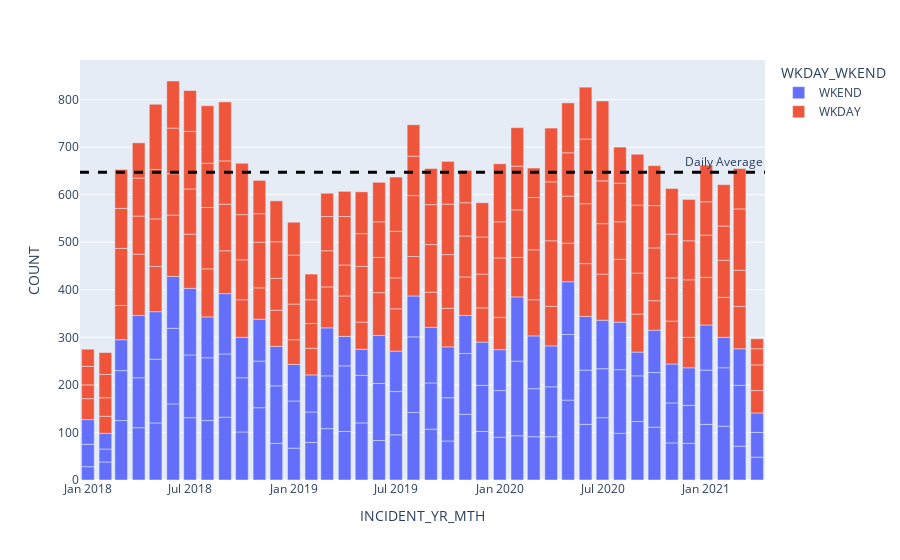

This figure's notebook cell:
### Markdown cell above
### Plotly - Dash

### Code cell
fig = px.bar(df_year_day, x="INCIDENT_YR_MTH", y="COUNT", color = 'WKDAY_WKEND')
fig.add_hline(y=daily_avg, line_width=3, line_dash="dash", line_color="black",
              annotation_text="Daily Average", 
              annotation_position="top right")
fig.show()

### Figure 1 — Plotly figure (JSON) as saved in the notebook; plotly's stock layout.template omitted (floating-point values rounded to 4 significant figures; data arrays with more than 128 entries replaced by an {"elided": "..."} marker saying what was removed)
{"data": [{"alignmentgroup": "True", "hovertemplate": "WKDAY_WKEND=WKEND<br>INCIDENT_YR_MTH=%{x}<br>COUNT=%{y}<extra></extra>", "legendgroup": "WKEND", "marker": {"color": "#636efa"}, "name": "WKEND", "offsetgroup": "WKEND", "orientation": "v", "showlegend": true, "textposition": "auto", "type": "bar", "x": ["2018-01", "2018-01", "2018-01", "2018-02", "2018-02", "2018-02", "2018-03", "2018-03", "2018-03", "2018-04", "2018-04", "2018-04", "2018-05", "2018-05", "2018-05", "2018-06", "2018-06", "2018-06", "2018-07", "2018-07", "2018-07", "2018-08", "2018-08", "2018-08", "2018-09", "2018-09", "2018-09", "2018-10", "2018-10", "2018-10", "2018-11", "2018-11", "2018-11", "2018-12", "2018-12", "2018-12", "2019-01", "2019-01", "2019-01", "2019-02", "2019-02", "2019-02", "2019-03", "2019-03", "2019-03", "2019-04", "2019-04", "2019-04", "2019-05", "2019-05", "2019-05", "2019-06", "2019-06", "2019-06", "2019-07", "2019-07", "2019-07", "2019-08", "2019-08", "2019-08", "2019-09", "2019-09", "2019-09", "2019-10", "2019-10", "2019-10", "2019-11", "2019-11", "2019-11", "2019-12", "2019-12", "2019-12", "2020-01", "2020-01", "2020-01", "2020-02", "2020-02", "2020-02", "2020-03", "2020-03", "2020-03", "2020-04", "2020-04", "2020-04", "2020-05", "2020-05", "2020-05", "2020-06", "2020-06", "2020-06", "2020-07", "2020-07", "2020-07", "2020-08", "2020-08", "2020-08", "2020-09", "2020-09", "2020-09", "2020-10", "2020-10", "2020-10", "2020-11", "2020-11", "2020-11", "2020-12", "2020-12", "2020-12", "2021-01", "2021-01", "2021-01", "2021-02", "2021-02", "2021-02", "2021-03", "2021-03", "2021-03", "2021-04", "2021-04", "2021-04"], "xaxis": "x", "y": [28, 47, 52, 38, 27, 33, 125, 105, 65, 110, 105, 131, 120, 134, 100, 160, 159, 109, 131, 132, 140, 125, 132, 86, 132, 133, 127, 101, 114, 85, 152, 98, 88, 77, 121, 83, 67, 99, 77, 79, 64, 78, 108, 111, 101, 102, 138, 62, 120, 100, 55, 83, 120, 101, 95, 91, 85, 142, 159, 86, 107, 97, 117, 82, 91, 107, 138, 128, 80, 102, 97, 91, 90, 98, 86, 93, 157, 135, 91, 101, 111, 91, 105, 86, 168, 138, 111, 117, 114, 113, 131, 103, 102, 98, 134, 100, 123, 96, 50, 111, 115, 89, 78, 84, 82, 77, 80, 79, 117, 114, 95, 113, 123, 64, 71, 128, 77, 48, 52, 41], "yaxis": "y"}, {"alignmentgroup": "True", "hovertemplate": "WKDAY_WKEND=WKDAY<br>INCIDENT_YR_MTH=%{x}<br>COUNT=%{y}<extra></extra>", "legendgroup": "WKDAY", "marker": {"color": "#EF553B"}, "name": "WKDAY", "offsetgroup": "WKDAY", "orientation": "v", "showlegend": true, "textposition": "auto", "type": "bar", "x": {"elided": "160 str values"}, "xaxis": "x", "y": {"elided": "160 int values"}, "yaxis": "y"}], "layout": {"annotations": [{"showarrow": false, "text": "Daily Average", "x": 1, "xanchor": "right", "xref": "x domain", "y": 647, "yanchor": "bottom", "yref": "y"}], "barmode": "relative", "legend": {"title": {"text": "WKDAY_WKEND"}, "tracegroupgap": 0}, "margin": {"t": 60}, "shapes": [{"line": {"color": "black", "dash": "dash", "width": 3}, "type": "line", "x0": 0, "x1": 1, "xref": "x domain", "y0": 647, "y1": 647, "yref": "y"}], "xaxis": {"anchor": "y", "domain": [0, 1], "title": {"text": "INCIDENT_YR_MTH"}}, "yaxis": {"anchor": "x", "domain": [0, 1], "title": {"text": "COUNT"}}}}
